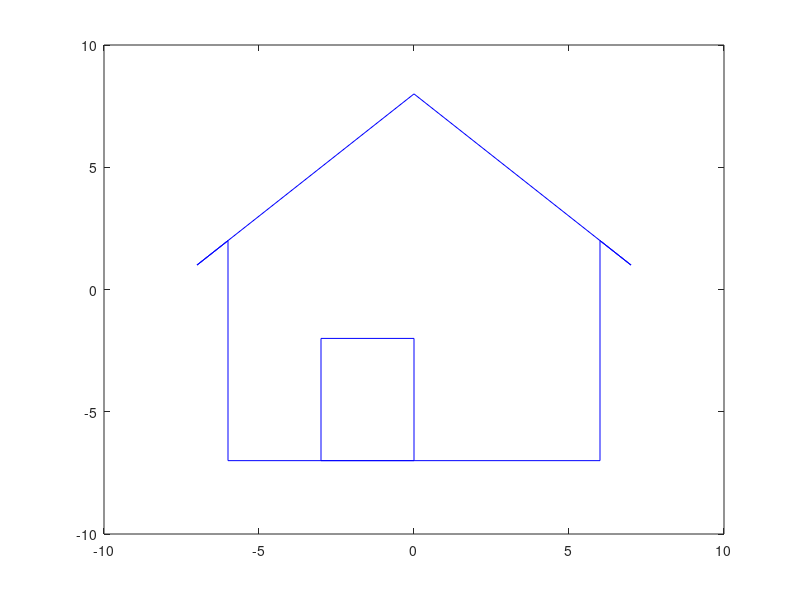
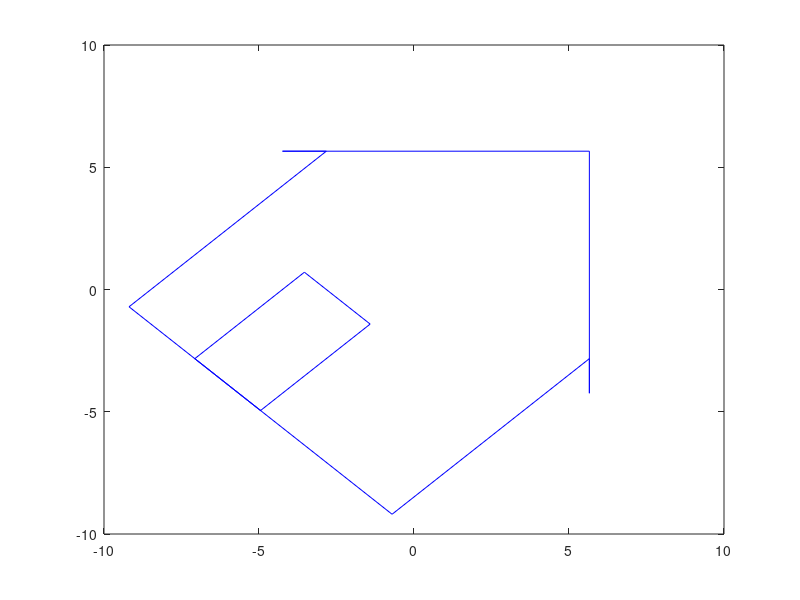

Write the MATLAB code that produced these figures, in order.
alpha=pi/4;
%matrice di rotazione di un angolo alpha in senso orario
R=[cos(-alpha),-sin(-alpha);sin(-alpha),cos(-alpha)]; %2x2

P=[-6,-6,-7,0,7,6,6,-3,-3,0,0,-6;
    -7,2,1,8,1,2,-7,-7,-2,-2,-7,-7]; %2x12

[r,c]=size(P);

figure(1)
x=P(1,:);
y=P(2,:);
plot(x,y,'b-')

figure(2)
Prot=R*P;
x=Prot(1,:);
y=Prot(2,:);
plot(x,y,'b-')